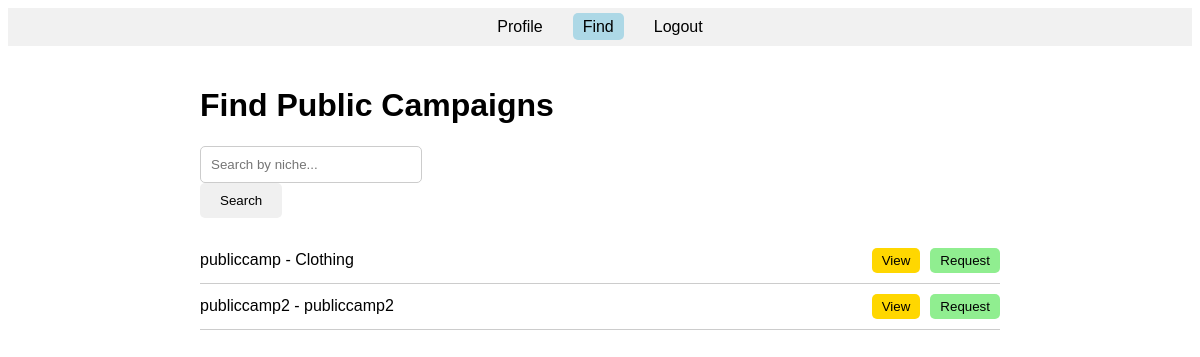
/influencer/find (signed in), run on the app's committed database.
### models.py (models this page shows)
class Campaign(db.Model):
    id = db.Column(db.Integer, primary_key=True)
    title = db.Column(db.String(100), nullable=False)
    description = db.Column(db.Text, nullable=False)
    image = db.Column(db.String(200))
    niche = db.Column(db.String(50), nullable=False)
    date = db.Column(db.Date, nullable=False)
    sponsor_id = db.Column(db.Integer, db.ForeignKey('sponsor.id'), nullable=False)
    budget = db.Column(db.Float, nullable=True)
    visibility = db.Column(db.String(10), nullable=False, default='public')
    sponsor = db.relationship('Sponsor', backref='campaigns')

### main.py (the view)
@app.route('/influencer/find', methods=['GET', 'POST'])
def influencer_find_page():
    if 'logged_in' in session and session.get('user_type') == 'influencer':
        if request.method == 'POST':
            search_query = request.form.get('search')
            if search_query:
                campaigns = Campaign.query.filter(
                    Campaign.visibility == 'public',
                    Campaign.niche.ilike(f'%{search_query}%')
                ).all()
            else:
                campaigns = Campaign.query.filter_by(visibility='public').all()
        else:
            campaigns = Campaign.query.filter_by(visibility='public').all()
        return render_template('influencer_find.html', campaigns=campaigns)
    else:
        return redirect(url_for('user_login'))

### templates/influencer_find.html (shortened to what this page needs)
<!DOCTYPE html>
<html lang="en">
<head>
</head>
<body>
    <header>
        <nav>
            <ul>
                <li><a href="{{ url_for('influencer_profile') }}">Profile</a></li>
                <li><a href="{{ url_for('influencer_find_page') }}" class="active">Find</a></li>
                <li><a href="{{ url_for('logout') }}">Logout</a></li>
            </ul>
        </nav>
    </header>
    <main>
        <h1>Find Public Campaigns</h1>
        <div class="search-filter">
            <form method="POST" action="{{ url_for('influencer_find_page') }}">
                <input type="text" name="search" placeholder="Search by niche..." required>
                <button type="submit">Search</button>
            </form>
        </div>
        <div class="content">
            {% if campaigns %}
                {% for campaign in campaigns %}
                    <div class="item">
                        <span>{{ campaign.title }} - {{ campaign.niche }}</span>
                        <button class="view" onclick="viewCampaignDetails('{{ campaign.id }}', '{{ campaign.title }}', '{{ campaign.description }}', '{{ campaign.date.strftime('%Y-%m-%d') }}', '{{ campaign.budget }}')">View</button>
                        <button class="request" onclick="openRequestModal('{{ campaign.id }}', '{{ campaign.title }}')">Request</button>
                    </div>
                {% endfor %}
            {% else %}
                <p>No public campaigns found.</p>
            {% endif %}
        </div>
    </main>
</body>
</html>

### templates/influencer_find.html (style rules this page uses)
body { font-family: Arial, sans-serif; }
header { background-color: #f1f1f1; padding: 10px 0; }
nav ul { list-style: none; padding: 0; margin: 0; display: flex; justify-content: center; }
nav ul li { margin: 0 10px; }
nav ul li a { text-decoration: none; color: black; padding: 5px 10px; }
nav ul li a.active { background-color: lightblue; border-radius: 5px; }
main { padding: 20px; max-width: 800px; margin: 0 auto; }
.search-filter { display: flex; justify-content: space-between; margin-bottom: 20px; }
.search-filter input[type="text"] { padding: 10px; width: 70%; border: 1px solid #ccc; border-radius: 5px; }
.search-filter button { padding: 10px 20px; border: none; background-color: #f0f0f0; border-radius: 5px; cursor: pointer; }
.content { display: flex; flex-direction: column; }
.item { display: flex; justify-content: space-between; align-items: center; padding: 10px 0; border-bottom: 1px solid #ccc; }
.item span { flex-grow: 1; }
.item button { padding: 5px 10px; border: none; border-radius: 5px; cursor: pointer; margin-left: 10px; }
.item .view { background-color: #ffd700; }
.item .request { background-color: #90ee90; }

### data on the page
Campaign: title "publiccamp", niche "Clothing"
Campaign: title "publiccamp2", niche "publiccamp2"
